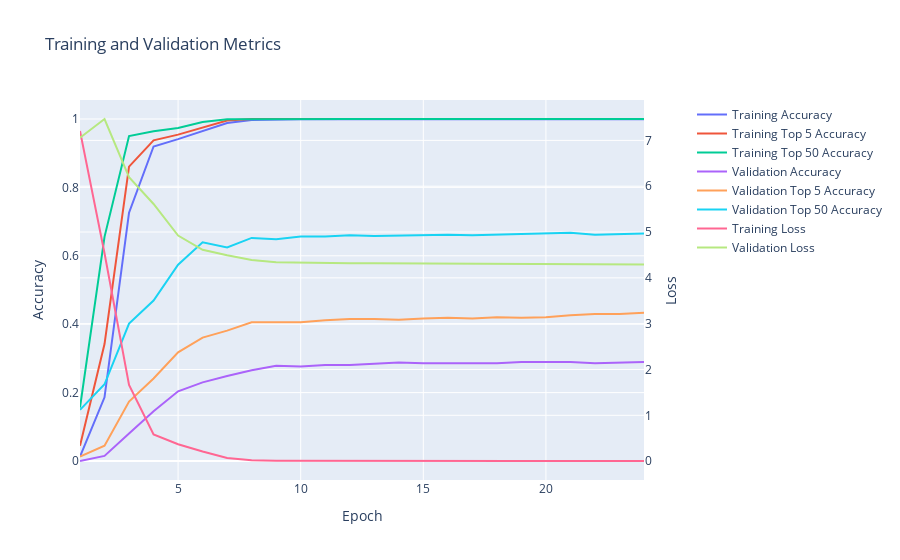

The notebook cell this image was saved under:
### Code cell
arcface_cross_entropy_model.display_training_history()

### Figure 1 — Plotly figure (JSON) as saved in the notebook; plotly's stock layout.template omitted (floating-point values rounded to 4 significant figures)
{"data": [{"mode": "lines", "name": "Training Accuracy", "type": "scatter", "x": [1, 2, 3, 4, 5, 6, 7, 8, 9, 10, 11, 12, 13, 14, 15, 16, 17, 18, 19, 20, 21, 22, 23, 24], "xaxis": "x", "y": [0.01306, 0.1861, 0.7262, 0.9198, 0.9412, 0.965, 0.9883, 0.9972, 0.9991, 0.9991, 0.9991, 0.9991, 0.9991, 0.9991, 0.9991, 0.9991, 0.9991, 0.9991, 0.9991, 0.9995, 0.9991, 0.9991, 0.9991, 0.9991, 0.9991], "yaxis": "y"}, {"mode": "lines", "name": "Training Top 5 Accuracy", "type": "scatter", "x": [1, 2, 3, 4, 5, 6, 7, 8, 9, 10, 11, 12, 13, 14, 15, 16, 17, 18, 19, 20, 21, 22, 23, 24], "xaxis": "x", "y": [0.04431, 0.3419, 0.8605, 0.9375, 0.9543, 0.9748, 0.9958, 1.0, 1.0, 1.0, 1.0, 1.0, 1.0, 1.0, 1.0, 1.0, 1.0, 1.0, 1.0, 1.0, 1.0, 1.0, 1.0, 1.0, 1.0], "yaxis": "y"}, {"mode": "lines", "name": "Training Top 50 Accuracy", "type": "scatter", "x": [1, 2, 3, 4, 5, 6, 7, 8, 9, 10, 11, 12, 13, 14, 15, 16, 17, 18, 19, 20, 21, 22, 23, 24], "xaxis": "x", "y": [0.1562, 0.6553, 0.9501, 0.9641, 0.9734, 0.9911, 0.9995, 1.0, 1.0, 1.0, 1.0, 1.0, 1.0, 1.0, 1.0, 1.0, 1.0, 1.0, 1.0, 1.0, 1.0, 1.0, 1.0, 1.0, 1.0], "yaxis": "y"}, {"mode": "lines", "name": "Validation Accuracy", "type": "scatter", "x": [1, 2, 3, 4, 5, 6, 7, 8, 9, 10, 11, 12, 13, 14, 15, 16, 17, 18, 19, 20, 21, 22, 23, 24], "xaxis": "x", "y": [0.0, 0.01495, 0.08037, 0.1458, 0.2037, 0.2299, 0.2486, 0.2654, 0.2785, 0.2766, 0.2804, 0.2804, 0.2841, 0.2879, 0.286, 0.286, 0.2841, 0.286, 0.2897, 0.2897, 0.2897, 0.286, 0.2879, 0.2897, 0.2897], "yaxis": "y"}, {"mode": "lines", "name": "Validation Top 5 Accuracy", "type": "scatter", "x": [1, 2, 3, 4, 5, 6, 7, 8, 9, 10, 11, 12, 13, 14, 15, 16, 17, 18, 19, 20, 21, 22, 23, 24], "xaxis": "x", "y": [0.01308, 0.04486, 0.1738, 0.2411, 0.3178, 0.3607, 0.3813, 0.4056, 0.4056, 0.4056, 0.4112, 0.415, 0.415, 0.4131, 0.4168, 0.4187, 0.4168, 0.4206, 0.4187, 0.4206, 0.4262, 0.4299, 0.4299, 0.4336, 0.4318], "yaxis": "y"}, {"mode": "lines", "name": "Validation Top 50 Accuracy", "type": "scatter", "x": [1, 2, 3, 4, 5, 6, 7, 8, 9, 10, 11, 12, 13, 14, 15, 16, 17, 18, 19, 20, 21, 22, 23, 24], "xaxis": "x", "y": [0.1495, 0.2243, 0.4019, 0.4692, 0.5738, 0.6393, 0.6243, 0.6523, 0.6486, 0.6561, 0.6561, 0.6598, 0.6579, 0.6598, 0.6617, 0.6617, 0.6598, 0.6617, 0.6636, 0.6636, 0.6673, 0.6617, 0.6636, 0.6654, 0.6654], "yaxis": "y"}, {"mode": "lines", "name": "Training Loss", "type": "scatter", "x": [1, 2, 3, 4, 5, 6, 7, 8, 9, 10, 11, 12, 13, 14, 15, 16, 17, 18, 19, 20, 21, 22, 23, 24], "xaxis": "x", "y": [7.204, 4.538, 1.66, 0.5828, 0.3685, 0.2099, 0.07009, 0.01953, 0.01002, 0.00796, 0.007026, 0.006109, 0.005858, 0.005362, 0.004937, 0.004598, 0.004292, 0.003939, 0.003959, 0.002618, 0.003224, 0.002948, 0.003251, 0.002958, 0.002665], "yaxis": "y2"}, {"mode": "lines", "name": "Validation Loss", "type": "scatter", "x": [1, 2, 3, 4, 5, 6, 7, 8, 9, 10, 11, 12, 13, 14, 15, 16, 17, 18, 19, 20, 21, 22, 23, 24], "xaxis": "x", "y": [7.057, 7.467, 6.196, 5.612, 4.924, 4.612, 4.494, 4.388, 4.34, 4.329, 4.325, 4.319, 4.318, 4.315, 4.312, 4.311, 4.309, 4.307, 4.308, 4.301, 4.293, 4.297, 4.299, 4.293, 4.291], "yaxis": "y2"}], "layout": {"title": {"text": "Training and Validation Metrics"}, "xaxis": {"anchor": "y", "domain": [0.0, 0.94], "title": {"text": "Epoch"}}, "yaxis": {"anchor": "x", "domain": [0.0, 1.0], "title": {"text": "Accuracy"}}, "yaxis2": {"anchor": "x", "overlaying": "y", "side": "right", "title": {"text": "Loss"}}}}
